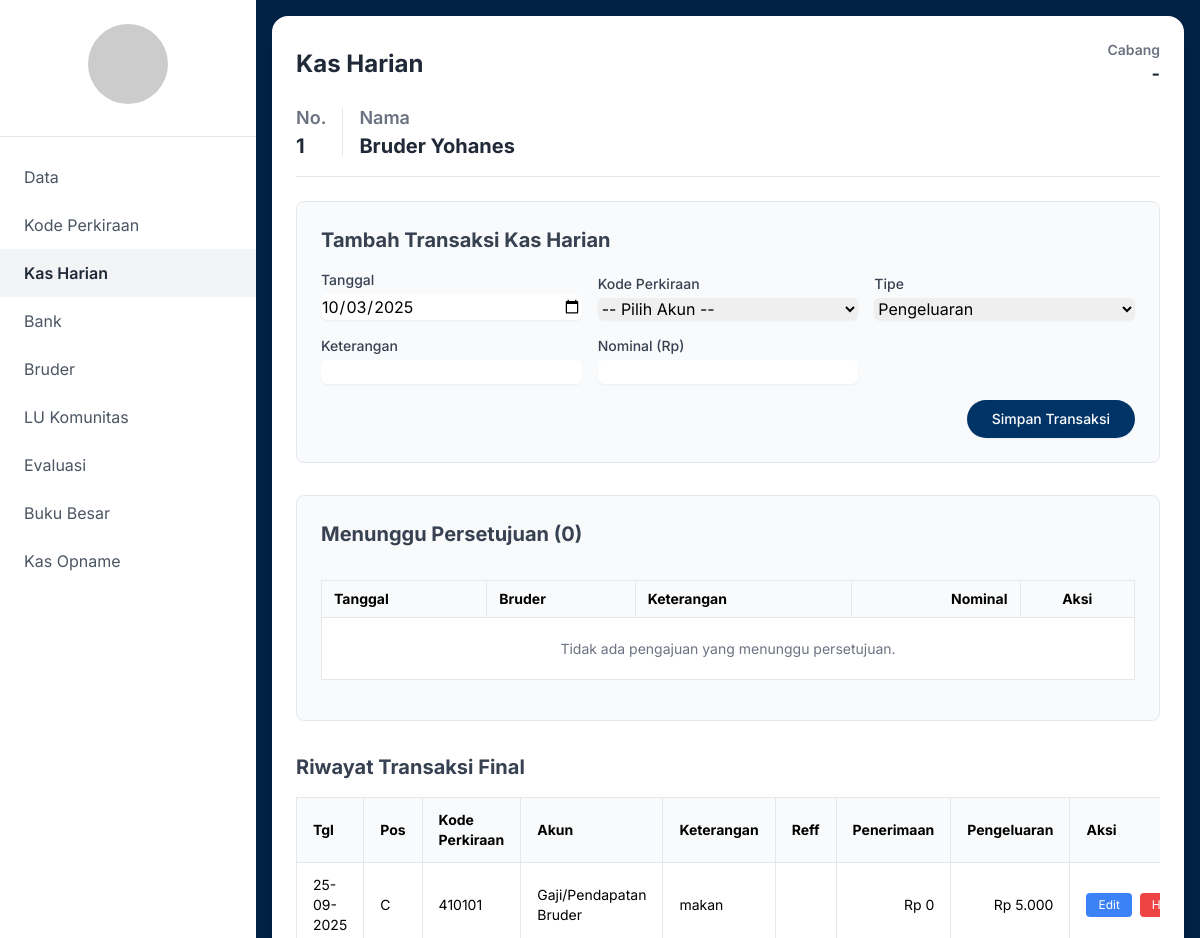
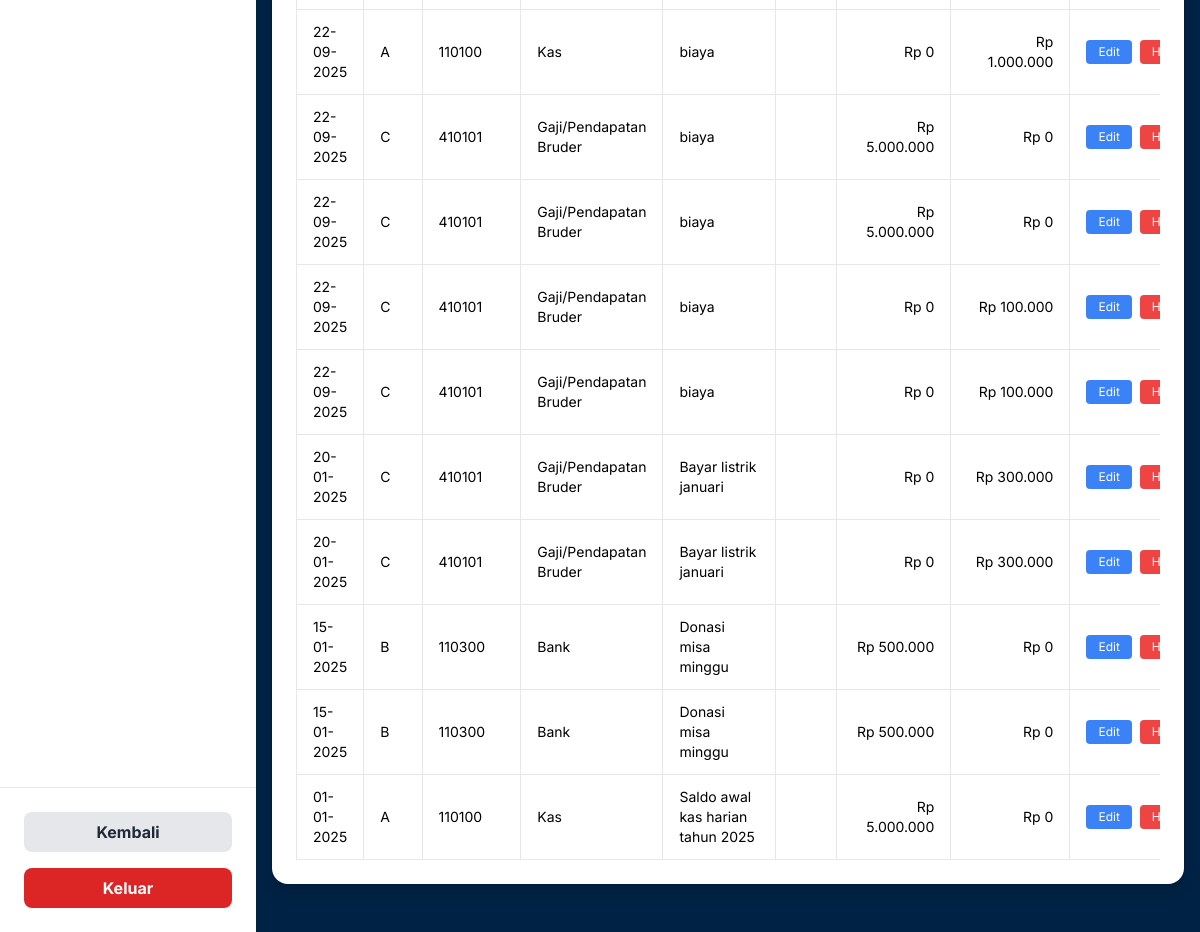
/kas_harian.php?id=1 (signed in), run on the app's committed database (2 pictures, top to bottom).
### tables this page shows
CREATE TABLE `bruder` (
  `id_bruder` int(11) NOT NULL,
  `nama_bruder` varchar(100) NOT NULL,
  `email` varchar(100) NOT NULL,
  `password` varchar(255) NOT NULL COMMENT 'Simpan dalam bentuk hash',
  `status` enum('admin','bruder') NOT NULL DEFAULT 'bruder',
  `id_komunitas` int(11) DEFAULT NULL,
  `ttl_bruder` date DEFAULT NULL,
  `alamat_bruder` text DEFAULT NULL,
  `gambar_bruder` varchar(255) DEFAULT NULL,
  `thn_msk_pst` year(4) DEFAULT NULL,
  `riwayat_tugas` text DEFAULT NULL,
  `id_cabang` int(11) NOT NULL DEFAULT 1
);

CREATE TABLE `transaksi` (
  `id_transaksi` int(11) NOT NULL,
  `id_bruder` int(11) NOT NULL,
  `id_perkiraan` int(11) NOT NULL,
  `tanggal_transaksi` date NOT NULL,
  `keterangan` text DEFAULT NULL,
  `sumber_dana` enum('Kas Harian','Bank') NOT NULL,
  `nominal_penerimaan` decimal(15,2) DEFAULT 0.00,
  `nominal_pengeluaran` decimal(15,2) DEFAULT 0.00,
  `reff` varchar(50) DEFAULT NULL,
  `id_cabang` int(11) NOT NULL DEFAULT 1
);

CREATE TABLE `kode_perkiraan` (
  `id_perkiraan` int(11) NOT NULL,
  `kode_perkiraan` varchar(20) NOT NULL,
  `nama_akun` varchar(100) NOT NULL,
  `pos` varchar(50) DEFAULT NULL,
  `tipe_akun` enum('Penerimaan','Pengeluaran') NOT NULL,
  `id_cabang` int(11) NOT NULL DEFAULT 1
);

### kas_harian.php (the view, shortened to what this page needs)
<?php
$conn = new mysqli('localhost', 'root', '', 'db_fic_bruderan');
$bruder_id = (int)($_GET['id'] ?? 0);
$bruder_name = 'Pilih Bruder Dahulu';
$nomor_bruder = '-';
$transactions = null;
$pending_approvals = null;
if ($bruder_id > 0) {
    $stmt_nama = $conn->prepare("SELECT id_bruder, nama_bruder FROM bruder WHERE id_bruder = ?");
    $stmt_nama->bind_param("i", $bruder_id);
    $stmt_nama->execute();
    $result_bruder = $stmt_nama->get_result();
    if ($result_bruder->num_rows > 0) {
        $bruder = $result_bruder->fetch_assoc();
        $bruder_name = $bruder['nama_bruder'];
        $nomor_bruder = $bruder['id_bruder'];
    }
    $stmt_trans = $conn->prepare(
        "SELECT t.tanggal_transaksi,kp.id_perkiraan,kp.tipe_akun,t.id_transaksi,kp.kode_perkiraan, kp.pos, kp.kode_perkiraan, kp.nama_akun, t.keterangan, t.reff, t.nominal_penerimaan, t.nominal_pengeluaran
         FROM transaksi t
         JOIN kode_perkiraan kp ON t.id_perkiraan = kp.id_perkiraan
         WHERE t.id_bruder = ? AND t.sumber_dana = 'Kas Harian'
         ORDER BY t.tanggal_transaksi DESC, t.id_transaksi DESC"
    );
    $stmt_trans->bind_param("i", $bruder_id);
    $stmt_trans->execute();
    $transactions = $stmt_trans->get_result();
}
?>
<!DOCTYPE html>
<html lang="id">
<head>
    <script src="https://cdn.tailwindcss.com"></script>
</head>
<body class="bg-[#002244]">
    <div class="flex h-screen">
        <aside class="w-64 bg-white flex flex-col">
            <div class="p-6 text-center border-b">
                <img src="https://placehold.co/100x100/003366/FFFFFF?text=FIC" alt="Logo FIC" class="w-20 h-20 mx-auto mb-2 rounded-full">
            </div>
            <nav class="flex-grow pt-4">
                <a href="anggaran.php?id=<?php echo $bruder_id; ?>" class="sidebar-link flex items-center px-6 py-3 text-gray-600 hover:bg-gray-100 transition">Data</a>
                <a href="kode_perkiraan.php?id=<?php echo $bruder_id; ?>" class="sidebar-link flex items-center px-6 py-3 text-gray-600 hover:bg-gray-100 transition">Kode Perkiraan</a>
                <a href="kas_harian.php?id=<?php echo $bruder_id; ?>" class="sidebar-link active flex items-center px-6 py-3 text-gray-800 transition">Kas Harian</a>
                <a href="bank.php?id=<?php echo $bruder_id; ?>" class="sidebar-link flex items-center px-6 py-3 text-gray-600 hover:bg-gray-100 transition">Bank</a>
                <a href="bruder.php?id=<?php echo $bruder_id; ?>" class="sidebar-link flex items-center px-6 py-3 text-gray-600 hover:bg-gray-100 transition">Bruder</a>
                <a href="lu_komunitas.php?id=<?php echo $bruder_id; ?>" class="sidebar-link flex items-center px-6 py-3 text-gray-600 hover:bg-gray-100 transition">LU Komunitas</a>
                <a href="evaluasi.php?id=<?php echo $bruder_id; ?>" class="sidebar-link flex items-center px-6 py-3 text-gray-600 hover:bg-gray-100 transition">Evaluasi</a>
                <a href="buku_besar.php?id=<?php echo $bruder_id; ?>" class="sidebar-link flex items-center px-6 py-3 text-gray-600 hover:bg-gray-100 transition">Buku Besar</a>
                <a href="kas_opname.php?id=<?php echo $bruder_id; ?>" class="sidebar-link flex items-center px-6 py-3 text-gray-600 hover:bg-gray-100 transition">Kas Opname</a>
            </nav>
            <div class="p-6 border-t">
                 <a href="laporan.php" class="w-full text-center mb-4 bg-gray-200 text-gray-800 font-bold py-2 px-4 rounded-lg hover:bg-gray-300 transition block">
                    Kembali
                </a>
                <a href="kas_harian.php?action=logout" class="w-full text-center bg-red-600 text-white font-bold py-2 px-4 rounded-lg hover:bg-red-700 transition block">
                    Keluar
                </a>
            </div>
        </aside>
        <main class="flex-1 p-4 overflow-y-auto" style="max-height: calc(100vh - 2rem);">
            <div class="bg-white rounded-2xl shadow-lg p-6 max-w-full overflow-y-auto" style="height: calc(100vh - 4rem);">
                <div class="border-b pb-4 mb-6">
                    <div class="flex items-center justify-between mb-4">
                        <h1 class="text-2xl font-bold text-gray-800">Kas Harian</h1>
                        <div class="text-right">
                            <p class="text-sm font-semibold text-gray-500">Cabang</p>
                            <p class="text-lg font-bold text-gray-800"><?php echo htmlspecialchars($_SESSION['kode_cabang'] . ' - ' . $_SESSION['nama_cabang']); ?></p>
                        </div>
                    </div>
                    <div class="flex items-center space-x-4">
                        <div>
                            <p class="text-lg font-semibold text-gray-500">No.</p>
                            <p class="text-xl font-bold text-gray-800"><?php echo htmlspecialchars($nomor_bruder); ?></p>
                        </div>
                        <div>
                            <p class="text-lg font-semibold text-gray-500">Nama</p>
                            <p class="text-xl font-bold text-gray-800"><?php echo htmlspecialchars($bruder_name); ?></p>
                        </div>
                    </div>
                </div>
                <div class="mb-8 p-6 border rounded-lg bg-gray-50">
                    <h2 class="text-xl font-bold text-gray-700 mb-4">Tambah Transaksi Kas Harian</h2>
                    <form id="transactionForm" class="grid grid-cols-1 md:grid-cols-2 lg:grid-cols-3 gap-4 items-end">
                        <div>
                            <label for="tanggal" class="block text-sm font-medium text-gray-700">Tanggal</label>
                            <input type="date" name="tanggal" id="tanggal" required value="<?php echo date('Y-m-d'); ?>" class="mt-1 block w-full border-gray-300 rounded-md shadow-sm focus:outline-none focus:ring-2 focus:ring-[#003366]">
                        </div>
                        <div>
                            <label for="id_perkiraan" class="block text-sm font-medium text-gray-700">Kode Perkiraan</label>
                            <select name="id_perkiraan" id="id_perkiraan" required class="mt-1 block w-full border-gray-300 rounded-md shadow-sm focus:outline-none focus:ring-2 focus:ring-[#003366]">
                                <option value="">-- Pilih Akun --</option>
                            </select>
                        </div>
                        <div>
                            <label for="tipe_transaksi" class="block text-sm font-medium text-gray-700">Tipe</label>
                            <select name="tipe_transaksi" id="tipe_transaksi" required class="mt-1 block w-full border-gray-300 rounded-md shadow-sm focus:outline-none focus:ring-2 focus:ring-[#003366]">
                                <option value="Pengeluaran">Pengeluaran</option>
                            </select>
                        </div>
                        <div class="md:col-span-2 lg:col-span-1">
                            <label for="keterangan" class="block text-sm font-medium text-gray-700">Keterangan</label>
                            <input type="text" name="keterangan" id="keterangan" required class="mt-1 block w-full border-gray-300 rounded-md shadow-sm focus:outline-none focus:ring-2 focus:ring-[#003366]">
                        </div>
                        <div>
                            <label for="nominal" class="block text-sm font-medium text-gray-700">Nominal (Rp)</label>
                            <input type="number" step="0.01" name="nominal" id="nominal" required class="mt-1 block w-full border-gray-300 rounded-md shadow-sm focus:outline-none focus:ring-2 focus:ring-[#003366]">
                        </div>
                        <div class="lg:col-span-3 text-right">
                            <button type="button" id="submitTransactionBtn" class="inline-flex justify-center py-2 px-6 border border-transparent shadow-sm text-sm font-medium rounded-full text-white bg-[#003366] hover:bg-[#004488] transition duration-200">
                                Simpan Transaksi
                            </button>
                        </div>
                    </form>
                </div>
                <div class="mb-8 p-6 border rounded-lg bg-gray-50">
                    <h2 class="text-xl font-bold text-gray-700 mb-4">Menunggu Persetujuan (<?php echo $pending_approvals ? $pending_approvals->num_rows : 0; ?>)</h2>
                    <div class="overflow-y-auto" style="max-height: 300px;">
                        <table id="pendingApprovalsTable" class="w-full text-sm">
                            <thead class="sticky top-0 bg-gray-100">
                                <tr>
                                    <th class="px-3 py-2">Tanggal</th>
                                    <th class="px-3 py-2">Bruder</th>
                                    <th class="px-3 py-2">Keterangan</th>
                                    <th class="px-3 py-2 text-right">Nominal</th>
                                    <th class="px-3 py-2 text-center">Aksi</th>
                                </tr>
                            </thead>
                            <tbody>
                                <?php if ($pending_approvals && $pending_approvals->num_rows > 0): ?>
                                    <?php while($row = $pending_approvals->fetch_assoc()): ?>
                                    <tr class="border-b hover:bg-gray-100">
                                        <td class="px-3 py-2"><?php echo htmlspecialchars(date('d-m-Y H:i', strtotime($row['tanggal_pengajuan']))); ?></td>
                                        <td class="px-3 py-2"><?php echo htmlspecialchars($row['nama_bruder']); ?></td>
                                        <td class="px-3 py-2"><?php echo htmlspecialchars($row['keterangan']); ?></td>
                                        <td class="px-3 py-2 text-right font-semibold">Rp <?php echo number_format($row['nominal'], 0, ',', '.'); ?></td>
                                        <td class="px-3 py-2 text-center">
                                            <div class="flex justify-center space-x-2">
                                                <?php if (!empty($row['foto_bukti'])): ?>
                                                    <a href="uploads/bruder_photos/<?php echo htmlspecialchars($row['foto_bukti']); ?>" target="_blank" class="text-blue-600 hover:underline text-xs p-1 bg-blue-100 rounded">Lihat Foto</a>
                                                <?php endif; ?>
                                                <button class="approve-btn text-green-600 hover:underline text-xs p-1 bg-green-100 rounded" data-id="<?php echo $row['id_pengajuan']; ?>">Setujui</button>
                                                <button class="reject-btn text-red-600 hover:underline text-xs p-1 bg-red-100 rounded" data-id="<?php echo $row['id_pengajuan']; ?>">Tolak</button>
                                            </div>
                                        </td>
                                    </tr>
                                    <?php endwhile; ?>
                                <?php else: ?>
                                    <tr>
                                        <td colspan="5" class="text-center py-4 text-gray-500">Tidak ada pengajuan yang menunggu persetujuan.</td>
                                    </tr>
                                <?php endif; ?>
                            </tbody>
                        </table>
                    </div>
                </div>
                <h2 class="text-xl font-bold text-gray-700 mb-4 mt-8">Riwayat Transaksi Final</h2>
                <div class="flex-grow overflow-y-auto">
                    <table class="w-full text-sm">
                        <thead class="sticky top-0 bg-white">
                            <tr>
                                <th>Tgl</th>
                                <th>Pos</th>
                                <th>Kode Perkiraan</th>
                                <th>Akun</th>
                                <th>Keterangan</th>
                                <th>Reff</th>
                                <th>Penerimaan</th>
                                <th>Pengeluaran</th>
                                <th>Aksi</th>
                            </tr>
                        </thead>
                        <tbody>
                            <?php if ($transactions && $transactions->num_rows > 0):
                                 ?>
                                <?php while($row = $transactions->fetch_assoc()): ?>
                                <tr>
                                    <td><?php echo htmlspecialchars(date('d-m-Y', strtotime($row['tanggal_transaksi']))); ?></td>
                                    <td><?php echo htmlspecialchars($row['pos']); ?></td>
                                    <td><?php echo htmlspecialchars($row['kode_perkiraan']); ?></td>
                                    <td><?php echo htmlspecialchars($row['nama_akun']); ?></td>
                                    <td><?php echo htmlspecialchars($row['keterangan']); ?></td>
                                    <td><?php echo htmlspecialchars($row['reff']); ?></td>
                                    <td class="text-right"><?php echo "Rp " . number_format($row['nominal_penerimaan'], 0, ',', '.'); ?></td>
                                    <td class="text-right"><?php echo "Rp " . number_format($row['nominal_pengeluaran'], 0, ',', '.'); ?></td>
                                      <td class="text-center">
                                    <div class="flex space-x-2 justify-center">
                                        <button class="edit-btn bg-blue-500 text-white px-3 py-1 rounded text-xs hover:bg-blue-600"
                                                data-transaction-id="<?=$row['id_transaksi']?>"
                                                data-tanggal="<?=$row['tanggal_transaksi']?>"
                                                data-perkiraan="<?=$row['kode_perkiraan']?>"
                                                data-tipe="<?=$row['tipe_akun']?>"
                                                data-nominal="<?= strtolower($row['tipe_akun']) === 'penerimaan' ?floatval($row['nominal_penerimaan']): floatval($row['nominal_pengeluaran']) ?>"
                                                data-keterangan="<?=$row['keterangan']?>">
                                            Edit
                                        </button>
                                        <button class="delete-btn bg-red-500 text-white px-3 py-1 rounded text-xs hover:bg-red-600"
                                                data-transaction-id="<?=$row['id_transaksi']?>">
                                            Hapus
                                        </button>
                                    </div>
                                </td>
                                </tr>
                                <?php endwhile; ?>
                            <?php else: ?>
                                <tr>
                                    <td colspan="8" class="text-center py-10 text-gray-500">Belum ada transaksi kas harian untuk bruder ini.</td>
                                </tr>
                            <?php endif; ?>
                        </tbody>
                    </table>
                </div>
            </div>
        </main>
    </div>
</body>
</html>

### data on the page
bruder: id_bruder "1", nama_bruder "Bruder Yohanes"
transaksi: tanggal_transaksi "25-09-2025", id_perkiraan.pos "C", id_perkiraan.kode_perkiraan "410101", id_perkiraan.nama_akun "Gaji/Pendapatan Bruder", keterangan "makan", nominal_penerimaan "0", nominal_pengeluaran "5.000"
transaksi: tanggal_transaksi "22-09-2025", id_perkiraan.pos "A", id_perkiraan.kode_perkiraan "110100", id_perkiraan.nama_akun "Kas", keterangan "biaya", nominal_penerimaan "0", nominal_pengeluaran "1.000.000"
transaksi: tanggal_transaksi "22-09-2025", id_perkiraan.pos "C", id_perkiraan.kode_perkiraan "410101", id_perkiraan.nama_akun "Gaji/Pendapatan Bruder", keterangan "biaya", nominal_penerimaan "5.000.000", nominal_pengeluaran "0"
transaksi: tanggal_transaksi "22-09-2025", id_perkiraan.pos "C", id_perkiraan.kode_perkiraan "410101", id_perkiraan.nama_akun "Gaji/Pendapatan Bruder", keterangan "biaya", nominal_penerimaan "5.000.000", nominal_pengeluaran "0"
transaksi: tanggal_transaksi "22-09-2025", id_perkiraan.pos "C", id_perkiraan.kode_perkiraan "410101", id_perkiraan.nama_akun "Gaji/Pendapatan Bruder", keterangan "biaya", nominal_penerimaan "0", nominal_pengeluaran "100.000"
transaksi: tanggal_transaksi "22-09-2025", id_perkiraan.pos "C", id_perkiraan.kode_perkiraan "410101", id_perkiraan.nama_akun "Gaji/Pendapatan Bruder", keterangan "biaya", nominal_penerimaan "0", nominal_pengeluaran "100.000"
transaksi: tanggal_transaksi "20-01-2025", id_perkiraan.pos "C", id_perkiraan.kode_perkiraan "410101", id_perkiraan.nama_akun "Gaji/Pendapatan Bruder", keterangan "Bayar listrik januari", nominal_penerimaan "0", nominal_pengeluaran "300.000"
transaksi: tanggal_transaksi "20-01-2025", id_perkiraan.pos "C", id_perkiraan.kode_perkiraan "410101", id_perkiraan.nama_akun "Gaji/Pendapatan Bruder", keterangan "Bayar listrik januari", nominal_penerimaan "0", nominal_pengeluaran "300.000"
transaksi: tanggal_transaksi "15-01-2025", id_perkiraan.pos "B", id_perkiraan.kode_perkiraan "110300", id_perkiraan.nama_akun "Bank", keterangan "Donasi misa minggu", nominal_penerimaan "500.000", nominal_pengeluaran "0"
transaksi: tanggal_transaksi "15-01-2025", id_perkiraan.pos "B", id_perkiraan.kode_perkiraan "110300", id_perkiraan.nama_akun "Bank", keterangan "Donasi misa minggu", nominal_penerimaan "500.000", nominal_pengeluaran "0"
transaksi: tanggal_transaksi "01-01-2025", id_perkiraan.pos "A", id_perkiraan.kode_perkiraan "110100", id_perkiraan.nama_akun "Kas", keterangan "Saldo awal kas harian tahun 2025", nominal_penerimaan "5.000.000", nominal_pengeluaran "0"

### other printed values
$_SESSION['kode_cabang'] . ' - ' . $_SESSION['nama_cabang'] "-"
